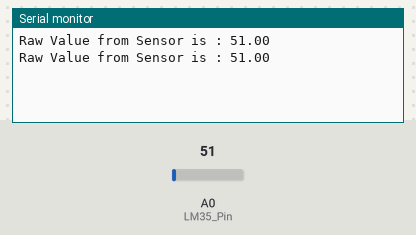
This sketch was run on a simulated Arduino Uno, built with avr-gcc and run on an emulated ATmega328P. Shown: the last lines printed to the serial monitor. The inputs (shaded band) are chosen by the test bench; at power-on: A0 (LM35_Pin) = 51.

Above: at 1.8 s.
1.9 s: A0 (LM35_Pin) set to 61
At 2.6 s:
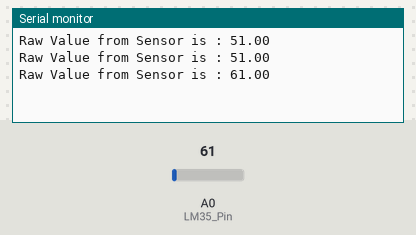
3.4 s: A0 (LM35_Pin) set to 71
At 4.8 s:
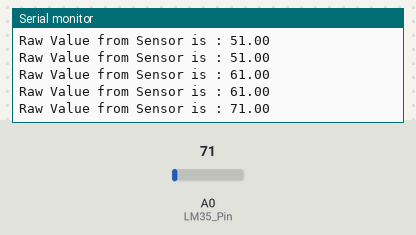
Timing chart, 0 to 6.4 s (numbered marks = the images above; inputs shaded):
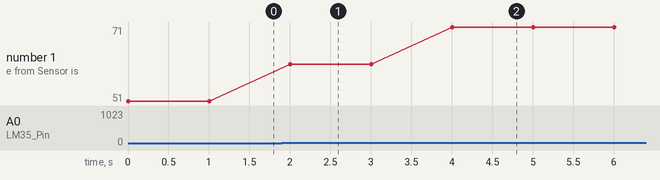

Measured:
- after the input at 1.9 s, the serial monitor: prints a new line after 0.10 s (image 1)
- after the input at 3.4 s, the serial monitor: prints a new line after 0.60 s (image 2)
- plotted number 1: 51 → 61 after the input at 1.9 s, 61 → 71 after the input at 3.4 s

The sketch:

lm35d_1.ino
```cpp
float LM35_val;
int LM35_Pin = 0;

void setup()
{
  Serial.begin(9600);
}
void loop()
{
  LM35_val = analogRead(LM35_Pin);
  Serial.print("Raw Value from Sensor is : ");
  Serial.print(LM35_val);
  Serial.println();
  delay(1000);
}
```
